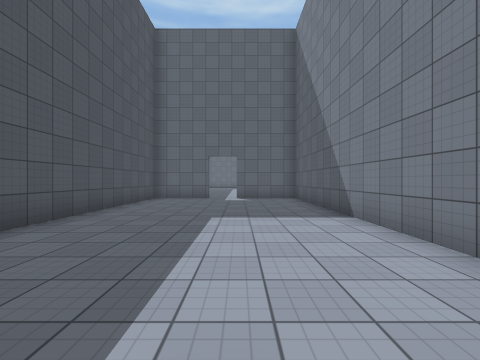
[1] (above)

16 first-person views from a walk through a Unity game level. The camera is 1.4 m above the floor, looks level and sees 90° across. The floor is counted in squares, 1.8 m on a side. Each view is taken from the middle of a square. On the plan, view 1 faces up. The plan holds only what a view shows up to about 9 squares ahead; the rest is blank. The place goes on beyond the plan. The player character is not drawn. Surface patterns are stand-ins for the level's own textures.

[2]
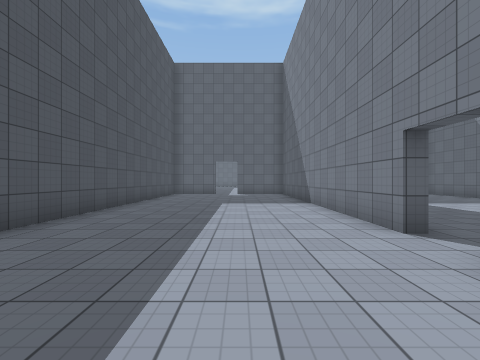

[3]
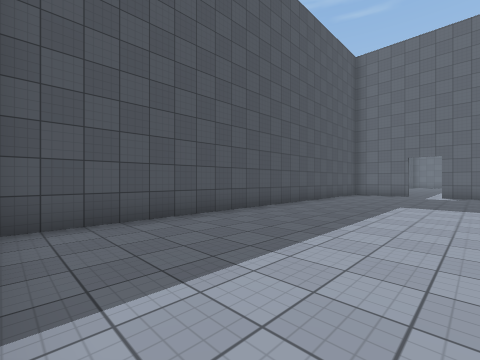

[4]
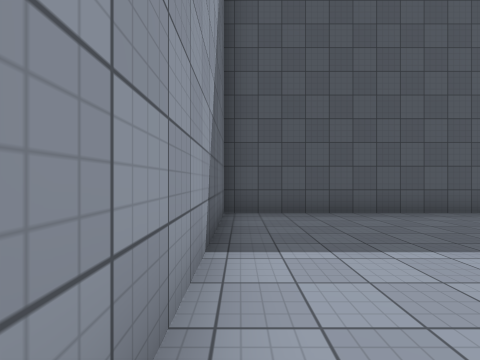

[5]
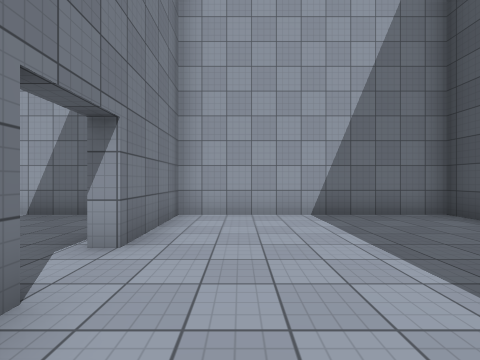

[6]
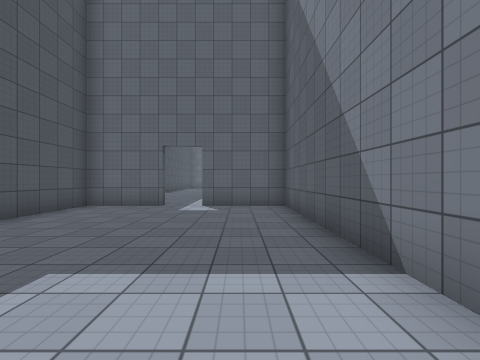

[7]
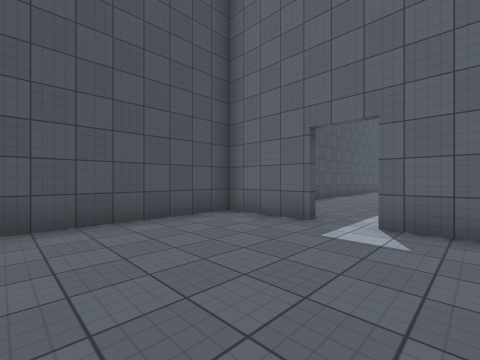

[8]
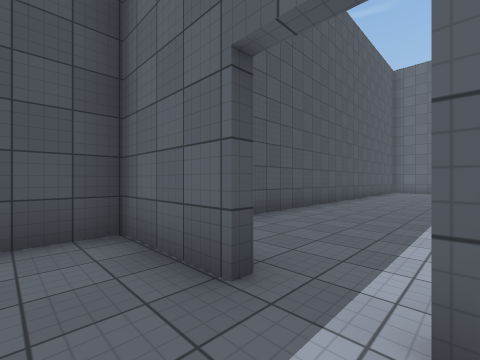

[9]
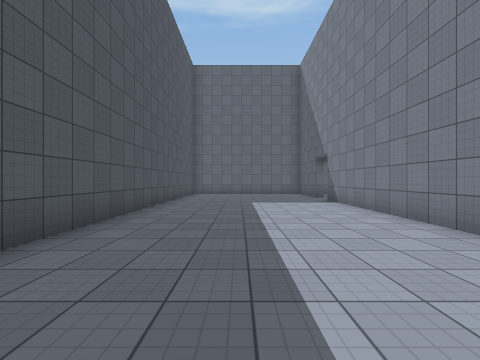

[10]
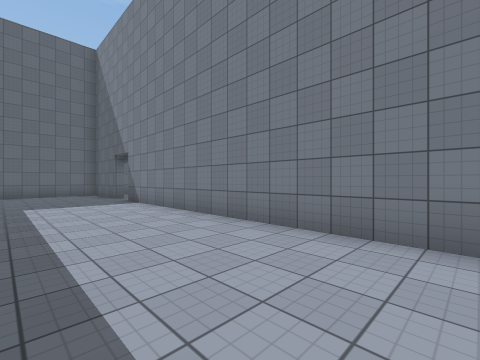

[11]
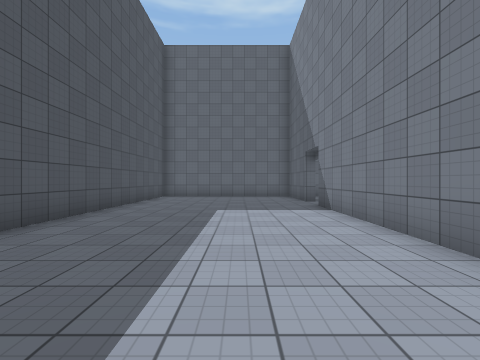

[12]
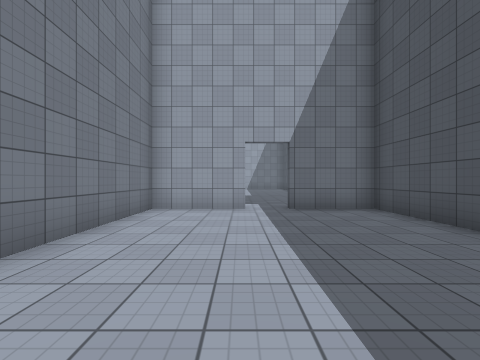

[13]
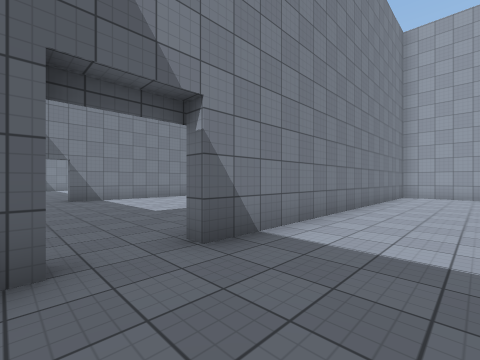

[14]
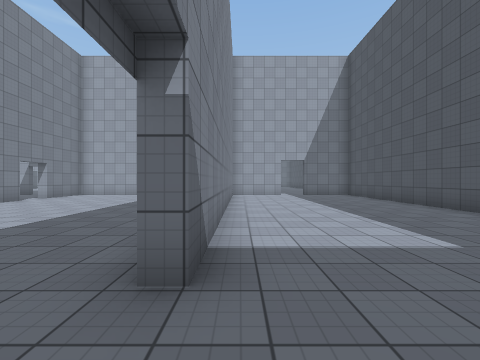

[15]
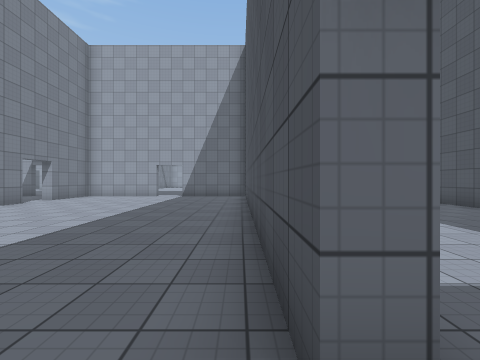

[16]
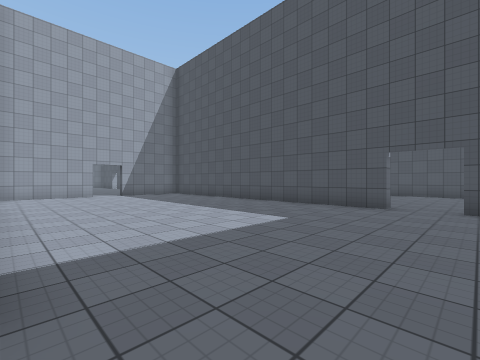

### Floor plan
Points are (right, up) in squares from view 1. A wall is a line through its corners. A room is listed if a view was taken in it or the views show most of it. See-through windows are left out.
Room 1 (views 1, 2, 3, 4, 5, 6, 7, 8)
walls: (2.4, 0.5) (2.4, 10.3) (-0.2, 10.3); (-1.2, 10.3) (-3.6, 10.3) (-3.6, -3.4) (2.4, -3.4) (2.4, -0.8)
ways out: opening at (-1, 10) to room 2; opening at (3, 0)
Room 2 (views 9, 10, 11, 12, 13, 14, 15)
walls: (2.9, 22.7) (2.4, 22.7); (-0.2, 10.5) (2.4, 10.5) (2.4, 21.2); (-3.6, 23) (-3.6, 10.5) (-1.2, 10.5)
ways out: opening at (-1, 10) to room 1; opening at (3, 22.5) to room 3
Room 3 (view 16)
walls: (10.2, 14) (10.2, 14.8); (10.2, 20.5) (10.2, 21.3); (2.7, 21.3) (2.7, 13.6)
ways out: opening at (3, 22.5) to room 2; opening at (11, 22.5)

Positions as (right, up) in squares from view 1, and headings:
1: (0, 0), facing up
2: (0, -3), facing up
3: (1, -3), facing up-left
4: (2, -3), facing left
5: (1, 2), facing down
6: (1, 3), facing up
7: (1, 6), facing up-left
8: (0, 9), facing up-left
9: (-1, 12), facing up
10: (-1, 12), facing up-right
11: (0, 14), facing up
12: (0, 17), facing down
13: (0, 23), facing down-right
14: (2, 23), facing down
15: (3, 22), facing down
16: (10, 23), facing down-left
